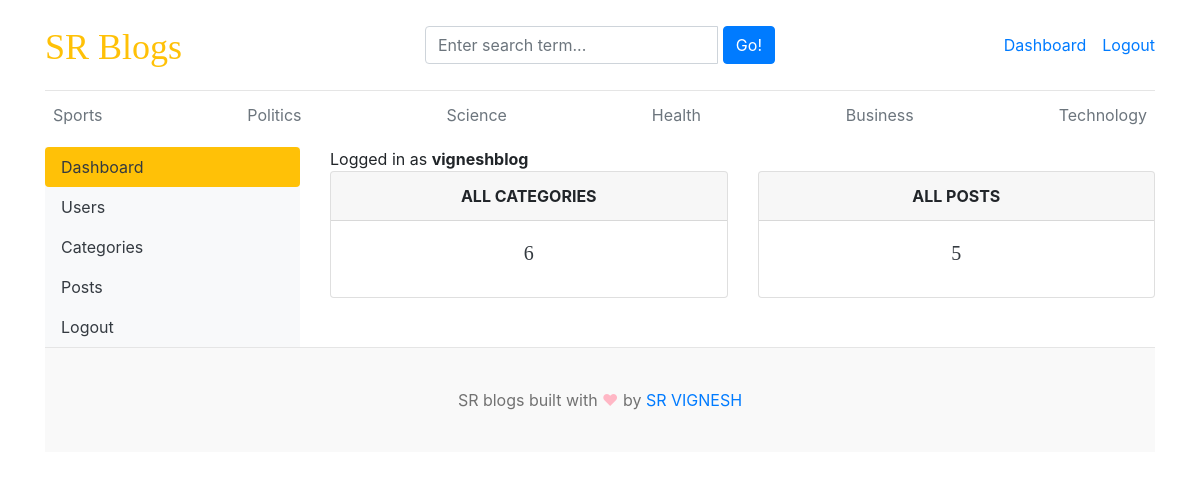
The page /dashboard/ (signed in) on the database its author committed.
### blogs/models.py (models this page shows, shortened)
class Category(models.Model):
    category_name=models.CharField(max_length=50,unique=True)
    created_at=models.DateTimeField(auto_now_add=True)
    updated_at=models.DateTimeField(auto_now=True)
    class Meta:
        verbose_name_plural='categories'

### dashboards/views.py (the view)
# urls.py: path('dashboard/',include('dashboards.urls')),
@login_required(login_url='login')
def dashboard(request):
    category_count=Category.objects.all().count()
    blogs_count=Blog.objects.all().count()
    context={
        'category_count':category_count,
        'blogs_count':blogs_count,
    }
    return render(request,'dashboard/dashboard.html',context)

### blogs/context_processors.py (called while the page is built)
def get_categories(request):
    categories=Category.objects.all()
    return dict(categories=categories)

def get_social_links(request):
    social_links=SocialLink.objects.all()
    return dict(social_links=social_links)

### templates/dashboard/dashboard.html
{% extends 'base.html' %}
{% block content %}
<div class="row">
     {% include 'dashboard/sidebar.html' %}
     <div class="col-md-9">
        <span>Logged in as <b>{{ user }}</b></span>
        <div class="row">
            <div class="col">
                <div class="card border-default mb-3">
                    <div class="card-header text-center text-uppercase font-weight-bold">All Categories</div>
                    <div class="card-body text-dark">
                        <h5 class="card-title text-center">{{ category_count }}</h5>
                    </div>
                </div>
            </div>
            <div class="col">
                <div class="card border-default mb-3">
                    <div class="card-header text-center text-uppercase font-weight-bold">All Posts</div>
                    <div class="card-body text-dark">
                        <h5 class="card-title text-center">{{ blogs_count }}</h5>
                    </div>
                </div>
            </div>
        </div>
     </div>
</div>
{% endblock %}

### templates/base.html (shortened to what this page needs)
{% load static %}
<!DOCTYPE html>
<html lang="en">
<head>
    <link href="https://getbootstrap.com/docs/4.0/dist/css/bootstrap.min.css" rel="stylesheet">
    <link href="{% static 'css/blog.css' %}" rel="stylesheet">
    <link rel="stylesheet" href="https://cdnjs.cloudflare.com/ajax/libs/font-awesome/4.7.0/css/font-awesome.min.css">
  </head>
<body>
    <div class="container">
      <header class="blog-header py-3">
        <div class="row flex-nowrap justify-content-between align-items-center">
          <div class="col-4 pt-1">
            <a class="blog-header-logo text-warning" href="/">SR Blogs</a>
          </div>
          <div class="col-4">
            <form action="{% url 'search' %}" method="GET">
                <div class="input-group">
                    <input class="form-control" type="text" name="keyword" value="{{ keyword }}" placeholder="Enter search term..." aria-label="Enter search term..." aria-describedby="button-search" />&nbsp;
                    <button type="submit" class="btn btn-primary" id="button-search" type="button">Go!</button>
                </div>
            </form>
          </div>
          <div class="col-4 d-flex justify-content-end align-items-center">
            {% if not user.is_authenticated %}
            <a class="btn btn-sm btn-warning" href="{% url 'login' %}">Login</a> &nbsp;
            <a class="btn btn-sm btn-outline-secondary" href="{% url 'register' %}">Register</a>
            {% else %}
            <span><a href="{% url 'dashboard' %}">Dashboard</a></span>
            <span><a href="{% url 'logout' %}">Logout</a></span>
            {% endif %}
          </div>
        </div>
      </header>
      <div class="nav-scroller py-1 mb-2">
        <nav class="nav d-flex justify-content-between">
          {% for category in categories %}
          <a class="p-2 text-muted" href="{% url 'posts_by_category' category.id %}">{{ category.category_name }}</a>
          {% endfor %}
        </nav>
      </div>
{% block content %}
{% endblock %}
<footer class="blog-footer">
    <p>SR blogs built with <span style="color:#FFB7C5;">&#9829;</span> by <a href="#">SR VIGNESH</a></p>
  </footer>
  </body>
  </html>

### blog_main/static/css/blog.css (style rules this page uses)
.blog-header { border-bottom: 1px solid #e5e5e5; }
.blog-header-logo { font-family: "Playfair Display", Georgia, "Times New Roman", serif; font-size: 2.25rem; }
h1, h2, h3, h4, h5, h6 { font-family: "Playfair Display", Georgia, "Times New Roman", serif; }
.blog-footer { padding: 2.5rem 0; color: #727272; text-align: center; background-color: #f9f9f9; border-top: .05rem solid #e5e5e5; }
.blog-footer p:last-child { margin-bottom: 0; }

### rows shown on the page
Category: category_name "Sports"
Category: category_name "Politics"
Category: category_name "Science"
Category: category_name "Health"
Category: category_name "Business"
Category: category_name "Technology"

### other values the page prints
{{ user }} "vigneshblog"
{{ category_count }} "6"
{{ blogs_count }} "5"
